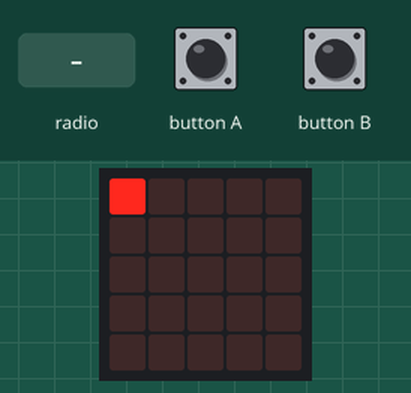
Bench run of a program on a simulated BBC micro:bit (MakeCode). On the bench: the board's 5×5 LED display. The test bench sets the inputs (shaded band).

Above: at 1.2 s.
1.3 s: button A pressed for 1 s
At 3.4 s:
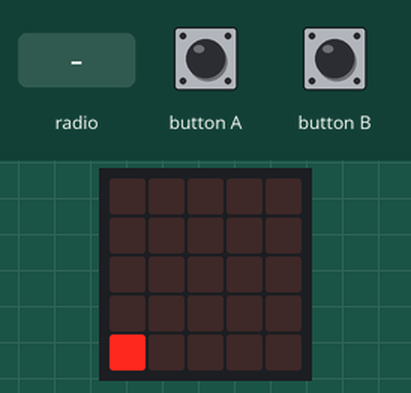
3.8 s: radio message "Unit1Tr=1" arrives
At 4.9 s:
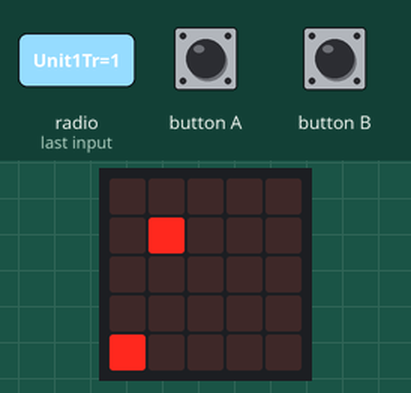
5.5 s: button A pressed for 0.15 s
At 5.8 s:
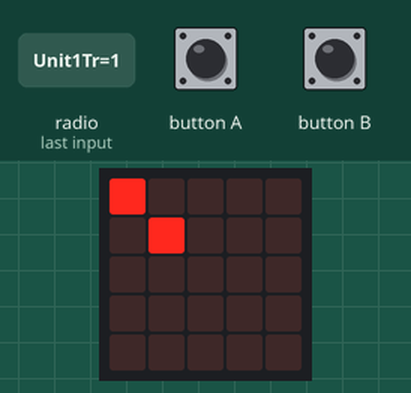
7.1 s: radio message "Unit1Tr=0" arrives
At 8.5 s:
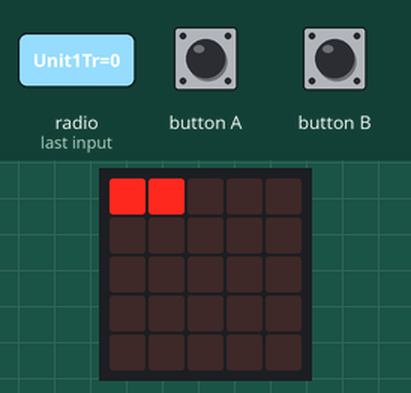
8.8 s: button A pressed for 3.2 s
At 12.4 s:
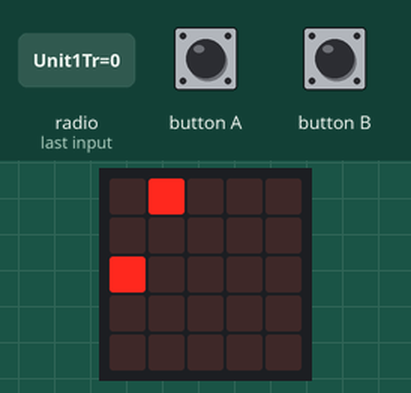
13.5 s: radio message "Unit1Tr=100" arrives
At 14.7 s:
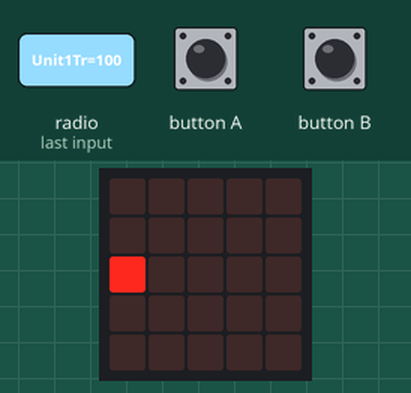
Timing chart, 0 to 16.2 s (numbered marks = the images above; inputs shaded):
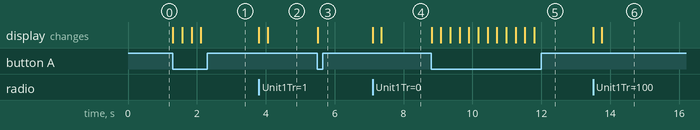

The program:

main.ts
```typescript
function plotMessage(column: number, id2: number) {
    led.unplot(column, 0)
    led.unplot(column, 1)
    led.unplot(column, 2)
    led.unplot(column, 3)
    led.unplot(column, 4)
    led.plot(column, id2)
}

function flashColumn(column2: number) {
    led.plot(column2, 0)
    led.plot(column2, 1)
    led.plot(column2, 2)
    led.plot(column2, 3)
    led.plot(column2, 4)
    control.waitMicros(250000)
}

function sel_msg() {

    if (msgToSend == 0) {
        msgToSend += 1
    } else if (msgToSend == 1) {
        msgToSend += 1
    } else if (msgToSend == 2) {
        msgToSend += 1
    } else if (msgToSend == 3) {
        msgToSend += 1
    } else if (msgToSend == 4) {
        msgToSend = 0
    } else {

    }

    plotMessage(0, msgToSend)
}

let msgToSend = 0
radio.setTransmitPower(7)
radio.setFrequencyBand(0)
msgToSend = 0
plotMessage(0, msgToSend)
basic.forever(function on_forever() {
    radio.onReceivedValue(function on_received_value(name: string, value: number) {
        if (name == "Unit1Tr") {
            flashColumn(1)
            plotMessage(1, value)
        }

    })
    if (input.buttonIsPressed(Button.A)) {
        sel_msg()
        control.waitMicros(250000)
    }

    if (input.buttonIsPressed(Button.B)) {
        radio.sendValue("Unit0Tr", msgToSend)
    }

})
```

test.ts
```typescript
// här hamnar tester och detta kompileras inte när det här paketet används som ett tillägg.
```

Measured:
- after the input at 1.3 s, the display: first changes at once (image 1 shows a later state)
- after the input at 3.8 s, the display: first changes at once (image 2 shows a later state)
- after the input at 5.5 s, the display: changes at once (image 3)
- after the input at 7.1 s, the display: first changes at once (image 4 shows a later state)
- after the input at 8.8 s, the display: first changes at once (image 5 shows a later state)
- after the input at 13.5 s, the display: first changes at once (image 6 shows a later state)
